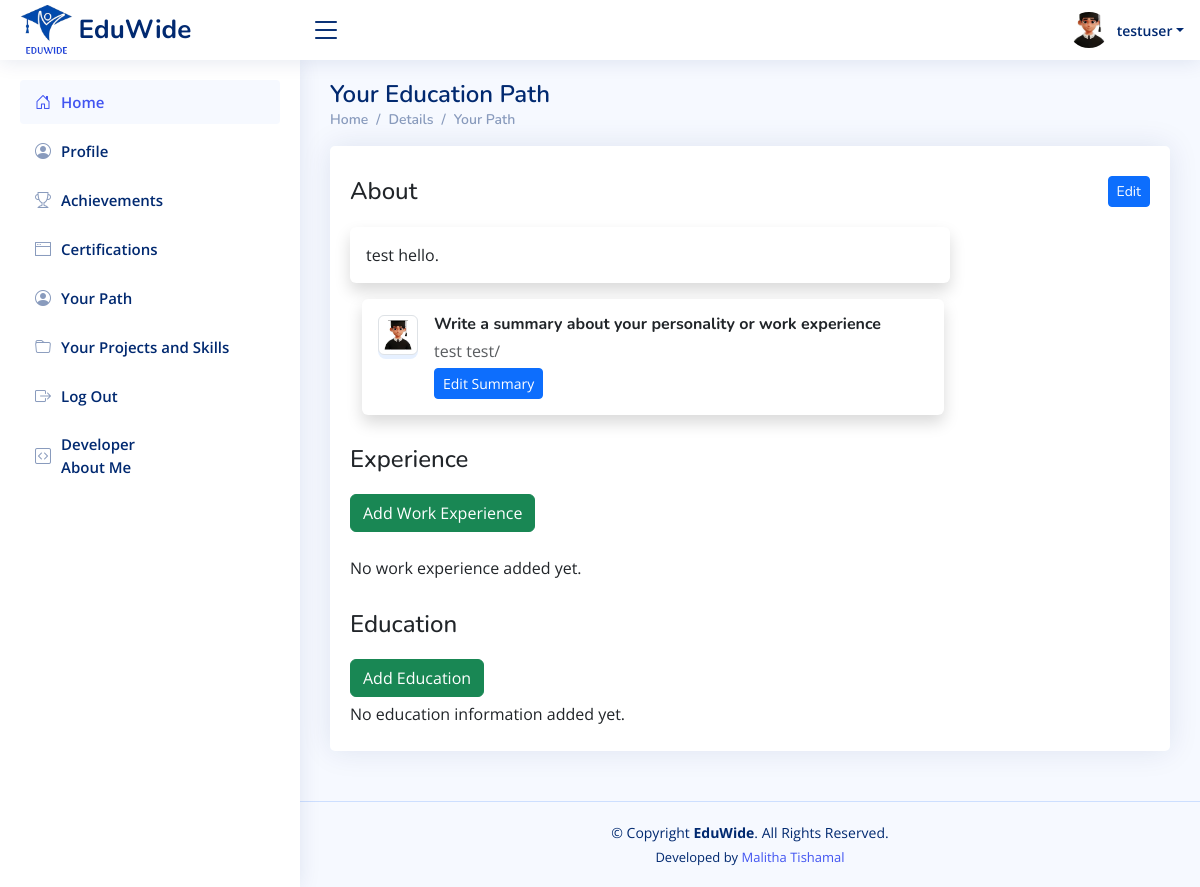
The app's page /oddstudents/pages-your-path.php (signed in) with its own data.
### tables this page shows
CREATE TABLE `former_students` (
  `id` int(11) NOT NULL,
  `username` varchar(255) NOT NULL,
  `reg_id` varchar(255) NOT NULL,
  `nic` varchar(20) NOT NULL,
  `email` varchar(255) NOT NULL,
  `profile_picture` varchar(255) DEFAULT 'uploads/profile_pictures/default.png',
  `mobile` varchar(15) NOT NULL,
  `study_year` int(11) NOT NULL,
  `nowstatus` enum('study','work','intern','free') NOT NULL,
  `facebook` varchar(200) NOT NULL,
  `github` varchar(200) NOT NULL,
  `blog` varchar(200) NOT NULL,
  `linkedin` varchar(200) NOT NULL,
  `password` varchar(255) NOT NULL,
  `status` varchar(20) NOT NULL DEFAULT 'pending',
  `created_at` timestamp NOT NULL DEFAULT current_timestamp(),
  `updated_at` timestamp NOT NULL DEFAULT current_timestamp() ON UPDATE current_timestamp()
);

CREATE TABLE `about` (
  `user_id` int(11) NOT NULL,
  `about_text` text DEFAULT NULL
);

CREATE TABLE `summaries` (
  `id` int(11) NOT NULL,
  `user_id` int(11) NOT NULL,
  `summary` text NOT NULL,
  `created_at` timestamp NOT NULL DEFAULT current_timestamp() ON UPDATE current_timestamp()
);

### oddstudents/pages-your-path.php (the view, shortened to what this page needs)
<?php
require_once '../includes/db-conn.php';
$user_id = $_SESSION['former_student_id'];
$sql2 = "SELECT * FROM former_students WHERE id = ?";
$stmt = $conn->prepare($sql2);
$stmt->bind_param("i", $user_id);
$stmt->execute();
$result = $stmt->get_result();
$user = $result->fetch_assoc();
$user_id = $_SESSION['former_student_id'];
$summary = "";
$sql = "SELECT summary FROM summaries WHERE user_id = ?";
$stmt = $conn->prepare($sql);
$stmt->bind_param("i", $user_id);
$stmt->execute();
$stmt->bind_result($summary);
$about_text = '';
$sql = "SELECT about_text FROM about WHERE user_id = ?";
$stmt = $conn->prepare($sql);
$stmt->bind_param("i", $user_id);
$stmt->execute();
$stmt->bind_result($about_text);
?>
<!DOCTYPE html>
<html lang="en">
<head>
    <?php include_once("../includes/css-links-inc.php"); ?>
</head>
<body>
    <?php include_once("../includes/header.php") ?>
    <?php include_once("../includes/formers-sidebar.php") ?>
    <main id="main" class="main">
        <div class="pagetitle">
            <h1>Your Education Path</h1>
            <nav>
                <ol class="breadcrumb">
                    <li class="breadcrumb-item"><a href="">Home</a></li>
                    <li class="breadcrumb-item"><a href="">Details</a></li>
                    <li class="breadcrumb-item"><a href="">Your Path</a></li>
                </ol>
            </nav>
        </div>
        <section class="section">
            <div class="row">
                <div class="col-lg-12">
                    <div class="card">
                        <div class="card-body">
                            <div>
                                <div class="about-section">
                                    <h3 class="section-header d-flex justify-content-between align-items-center">
                                        About
                                        <button class="btn btn-sm btn-primary" data-bs-toggle="modal" data-bs-target="#editAboutModal">Edit</button>
                                    </h3>
                                    <div id="about-text" class="shadow p-3 mb-3 bg-white rounded w-75">
                                        <?= !empty($about_text) ? nl2br(htmlspecialchars($about_text)) : 'Click edit to add your About section.' ?>
                                    </div>
                                </div>
                                <div class="container">
                                    <div class="summary-card shadow p-3 mb-3 bg-white rounded w-75">
                                        <div class="d-flex align-items-start">
                                            <div class="summary-icon me-3">
                                                <?php
                                            echo "<img src='$profilePic?" . time() . "' alt='Profile Picture' class='img-thumbnail mb-1' style='width: 40px;'>";
                                            ?>
                                            </div>
                                            <div>
                                                <h6 class="mb-1 fw-bold">Write a summary about your personality or work experience</h6>
                                                <p class="text-muted"><?= !empty($summary) ? htmlentities($summary) : 'No summary added yet.' ?></p>
                                                <button class="btn btn-primary btn-sm" data-bs-toggle="modal" data-bs-target="#addSummaryModal">
                                                    <?= !empty($summary) ? 'Edit Summary' : 'Add Summary' ?>
                                                </button>
                                            </div>
                                        </div>
                                    </div>
                                </div>
                                   <div class="experience-section">
                                      <h3 class="section-header">Experience</h3>
                                      <button class="btn btn-success" data-bs-toggle="modal" data-bs-target="#experienceModal">Add Work Experience</button>
                                    </div>
                                        <div id="experience-list">
                                            <?php
                                            $query = "SELECT * FROM experiences WHERE user_id = ?";
                                            $stmt = $conn->prepare($query);
                                            $stmt->bind_param('i', $user_id);
                                            $stmt->execute();
                                            $result = $stmt->get_result();
                                            if ($result->num_rows > 0) {
                                                while ($row = $result->fetch_assoc()) {
                                                    $currently_working = $row['currently_working'] ? 'Currently Working' : 'Ended';
                                                    $end_date = $row['currently_working'] ? 'Present' : $row['end_month'] . ' ' . $row['end_year'];
                                                    echo '
                                                    <div class="experience-card mb-4" id="experience-' . $row['id'] . '">
                                                        <div class="experience-header">
                                                            <h4 class="experience-title">' . $row['title'] . '</h4>
                                                            <span class="experience-company">' . $row['company'] . '</span>
                                                        </div>
                                                        <div class="experience-details">
                                                            <span class="experience-location">' . $row['location'] . '</span>
                                                            <span class="experience-dates">' . $row['start_month'] . ' ' . $row['start_year'] . ' - ' . $end_date . '</span>
                                                        </div>
                                                        <div class="experience-description">
                                                            <p>' . nl2br($row['description']) . '</p>
                                                        </div>
                                                        <div class="experience-footer">
                                                            <span class="experience-type">' . $row['employment_type'] . '</span>
                                                            <span class="experience-source">Source: ' . $row['job_source'] . '</span>
                                                        </div>
                                                        <div class="experience-actions">
                                                            <a href="edit_experience.php?id=' . $row['id'] . '" class="btn btn-warning btn-sm">Edit</a>
                                                            <button class="btn btn-danger btn-sm delete-btn" data-id="' . $row['id'] . '">Delete</button>
                                                        </div>
                                                    </div>';
                                                }
                                            } else {
                                                echo '<p>No work experience added yet.</p>';
                                            }
                                            ?>
                                        </div>
                                        <div class="education-section">
                                            <h3 class="section-header">Education</h3>
                                            <button class="btn btn-success" data-bs-toggle="modal" data-bs-target="#educationModal">Add Education</button>
                                        </div>
                                            <div>
                                                <ul class="list-group" id="education-list">
                                                    <?php
                                                    $query = "SELECT * FROM education WHERE user_id = ?";
                                                    $stmt = $conn->prepare($query);
                                                    $stmt->bind_param('i', $user_id);
                                                    $stmt->execute();
                                                    $result = $stmt->get_result();
                                                    if ($result->num_rows > 0) {
                                                        while ($row = $result->fetch_assoc()) {
                                                            echo '
                                                            <li class="list-group-item border-0">
                                                                <div class="education-card card mb-4 shadow-sm">
                                                                    <div class="card-body p-4">
                                                                        <h5 class="card-title mb-2 font-weight-bold">' .htmlspecialchars($row['degree']) . ' <span class="">&emsp; From &emsp; </span> <font color="red">' . htmlspecialchars($row['school']) . '</font></h5>
                                                                        <h6 class="card-subtitle mb-3 text-muted">' . htmlspecialchars($row['field_of_study']) . '</h6>
                                                                        <div class="education-details mb-3">
                                                                            <span class="text-muted">' . htmlspecialchars($row['start_month']) . ' ' . $row['start_year'] . ' - ' . htmlspecialchars($row['end_month']) . ' ' . $row['end_year'] . '</span>
                                                                            <span class="ml-3 text-muted">Grade: ' . htmlspecialchars($row['grade']) . '</span>
                                                                        </div>
                                                                        <p class="card-text mb-2"><strong>Activities & Societies:</strong> ' . htmlspecialchars($row['activities']) . '</p>
                                                                        <div class="education-description">
                                                                            <p>' . nl2br(htmlspecialchars($row['description'])) . '</p>
                                                                        </div>
                                                                        <div class="education-actions mt-3">
                                                                            <a href="edit_education.php?id=' . $row['id'] . '" class="btn btn-warning btn-sm">Edit</a>
                                                                            <button class="btn btn-danger btn-sm delete-btn" data-id="' . $row['id'] . '">Delete</button>
                                                                        </div>
                                                                    </div>
                                                                </div>
                                                            </li>';
                                                        }
                                                    } else {
                                                        echo '<p>No education information added yet.</p>';
                                                    }
                                                    ?>
                                                </ul>
                                            </div>
                                </div>
                            </div>
                        </div>
                    </div>
                </div>
        </section>
    </main>
    <?php include_once("../includes/footer.php") ?>
</body>
</html>

### includes/header.php (shortened to what this page needs)
<header id="header" class="header fixed-top d-flex align-items-center">
    <div class="d-flex align-items-center justify-content-between">
        <a href="" class="logo d-flex align-items-center">
            <img src="<?php echo $base_url; ?>assets/images/logos/eduwide-logo.png" alt="">
            <span class="d-none d-lg-block">EduWide</span>
        </a>
        <i class="bi bi-list toggle-sidebar-btn"></i>
    </div>
    <nav class="header-nav ms-auto">
        <ul class="d-flex align-items-center">
            <?php
                $profilePic = isset($user['profile_picture']) && $user['profile_picture'] ? $user['profile_picture'] : 'default.png';
            ?>
            <li class="nav-item dropdown pe-3">
                <a class="nav-link nav-profile d-flex align-items-center pe-0" href="#" data-bs-toggle="dropdown">
                   <img id="profilePicture" src="<?php echo $profilePic; ?>" alt="Profile Picture" class="rounded-circle" style="width: 40px !important; height: 40px !important; object-fit: cover;">
                    <span class="d-none d-md-block dropdown-toggle ps-2"><?php echo htmlspecialchars($user['username']); ?></span>
                </a>
            </li>
        </ul>
    </nav>
</header>

### assets/css/style.css (style rules this page uses)
:root { scroll-behavior: smooth; }
body { font-family: "Open Sans", sans-serif; background: #f6f9ff; color: #444444; }
a { color: #4154f1; text-decoration: none; }
h1, h2, h3, h4, h5, h6 { font-family: "Nunito", sans-serif; }
#main { margin-top: 60px; padding: 20px 30px; transition: all 0.3s; }
.pagetitle { margin-bottom: 10px; }
.pagetitle h1 { font-size: 24px; margin-bottom: 0; font-weight: 600; color: #012970; }
.card { margin-bottom: 30px; border: none; border-radius: 5px; box-shadow: 0px 0 30px rgba(1, 41, 112, 0.1); }
.card-body { padding: 0 20px 20px 20px; }
.breadcrumb { font-size: 14px; font-family: "Nunito", sans-serif; color: #899bbd; font-weight: 600; }
.breadcrumb a { color: #899bbd; transition: 0.3s; }
.breadcrumb .breadcrumb-item::before { color: #899bbd; }
.logo { line-height: 1; }
@media (min-width: 1200px) { .logo { width: 280px; } }
.logo img { max-height: 50px; margin-right: 6px; }
.logo span { font-size: 26px; font-weight: 700; color: #012970; font-family: "Nunito", sans-serif; }
.header { transition: all 0.5s; z-index: 997; height: 60px; box-shadow: 0px 2px 20px rgba(1, 41, 112, 0.1); background-color: #fff; padding-left: 20px; }
.header .toggle-sidebar-btn { font-size: 32px; padding-left: 10px; cursor: pointer; color: #012970; }
.header-nav ul { list-style: none; }
.header-nav>ul { margin: 0; padding: 0; }
.header-nav .nav-profile { color: #012970; }
.header-nav .nav-profile img { max-height: 36px; }
.header-nav .nav-profile span { font-size: 14px; font-weight: 600; }
@media (min-width: 1200px) { #main, #footer { margin-left: 300px; } }

### oddstudents/pages-your-path.php (style rules this page uses)
.section-header { font-size: 1.5em; margin-top: 30px; margin-bottom: 20px; }
.card-body p { margin: 5px 0; }
.experience-section, .education-section, .skills-section, .interests-section { margin-top: 30px; }
.summary-card { border-radius: 10px; background-color: #fff; }
.summary-icon { background-color: #e6f0ff; border-radius: 8px; display: inline-block; }
#experience-list { padding: 0; }

### records on screen
former_students: profile_picture (placeholder picture), username "testuser"
about: about_text "test hello."
summaries: summary "test test/"
